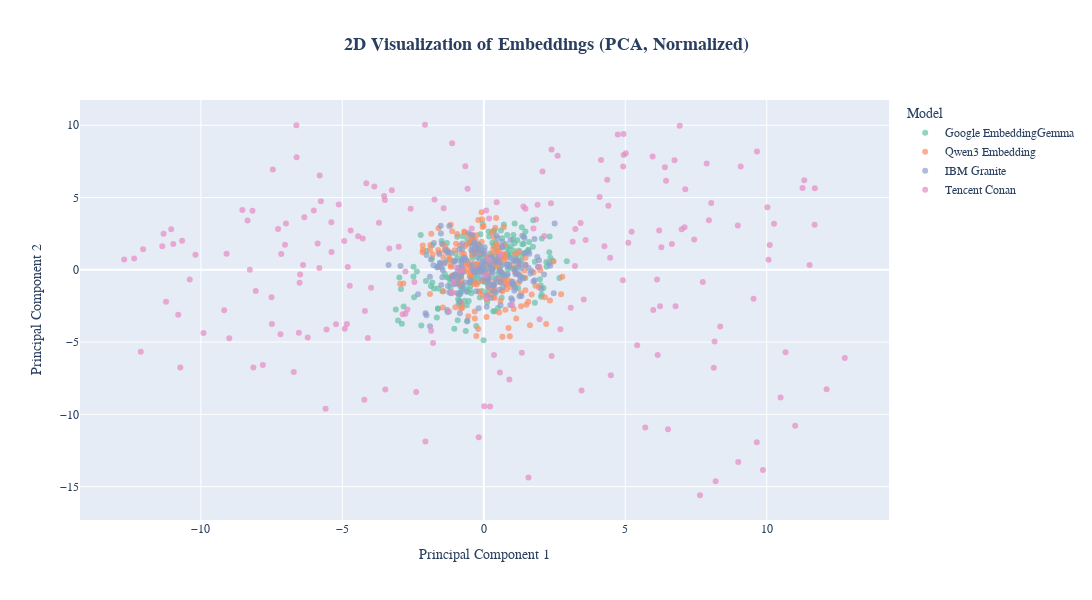

The code cell stored with this chart in its notebook:
### Code cell
# Example 1: Combined visualization with normalization (PCA)
print("=" * 80)
print("METHOD 1: Combined PCA with Normalization")
print("=" * 80)

visualize_multiple_embeddings_improved(
    [embeddings_google, embeddings_qwen, embeddings_ibm, embeddings_tencent],
    ["Google EmbeddingGemma", "Qwen3 Embedding", "IBM Granite", "Tencent Conan"],
    quotes=quotes,
    method="pca",
)

### Figure 1 — Plotly figure (JSON) as saved in the notebook; plotly's stock layout.template omitted (floating-point values rounded to 4 significant figures; data arrays with more than 128 entries replaced by an {"elided": "..."} marker saying what was removed)
{"data": [{"customdata": {"elided": "200x2 str values"}, "hovertemplate": "Model=%{customdata[1]}<br>Principal Component 1=%{x:.3f}<br>Principal Component 2=%{y:.3f}<br>Quote=%{customdata[0]}<extra></extra>", "legendgroup": "Google EmbeddingGemma", "marker": {"color": "rgb(102,194,165)", "opacity": 0.7, "size": 6, "symbol": "circle"}, "mode": "markers", "name": "Google EmbeddingGemma", "orientation": "v", "showlegend": true, "type": "scatter", "x": {"elided": "200 float values"}, "xaxis": "x", "y": {"elided": "200 float values"}, "yaxis": "y"}, {"customdata": {"elided": "200x2 str values"}, "hovertemplate": "Model=%{customdata[1]}<br>Principal Component 1=%{x:.3f}<br>Principal Component 2=%{y:.3f}<br>Quote=%{customdata[0]}<extra></extra>", "legendgroup": "Qwen3 Embedding", "marker": {"color": "rgb(252,141,98)", "opacity": 0.7, "size": 6, "symbol": "circle"}, "mode": "markers", "name": "Qwen3 Embedding", "orientation": "v", "showlegend": true, "type": "scatter", "x": {"elided": "200 float values"}, "xaxis": "x", "y": {"elided": "200 float values"}, "yaxis": "y"}, {"customdata": {"elided": "200x2 str values"}, "hovertemplate": "Model=%{customdata[1]}<br>Principal Component 1=%{x:.3f}<br>Principal Component 2=%{y:.3f}<br>Quote=%{customdata[0]}<extra></extra>", "legendgroup": "IBM Granite", "marker": {"color": "rgb(141,160,203)", "opacity": 0.7, "size": 6, "symbol": "circle"}, "mode": "markers", "name": "IBM Granite", "orientation": "v", "showlegend": true, "type": "scatter", "x": {"elided": "200 float values"}, "xaxis": "x", "y": {"elided": "200 float values"}, "yaxis": "y"}, {"customdata": {"elided": "200x2 str values"}, "hovertemplate": "Model=%{customdata[1]}<br>Principal Component 1=%{x:.3f}<br>Principal Component 2=%{y:.3f}<br>Quote=%{customdata[0]}<extra></extra>", "legendgroup": "Tencent Conan", "marker": {"color": "rgb(231,138,195)", "opacity": 0.7, "size": 6, "symbol": "circle"}, "mode": "markers", "name": "Tencent Conan", "orientation": "v", "showlegend": true, "type": "scatter", "x": {"elided": "200 float values"}, "xaxis": "x", "y": {"elided": "200 float values"}, "yaxis": "y"}], "layout": {"font": {"family": "Arial, sans-serif", "size": 12}, "height": 600, "legend": {"title": {"text": "Model"}, "tracegroupgap": 0}, "title": {"font": {"family": "Arial, sans-serif", "size": 18}, "text": "<b>2D Visualization of Embeddings (PCA, Normalized)</b>", "x": 0.5, "xanchor": "center"}, "width": 1200, "xaxis": {"anchor": "y", "domain": [0, 1], "title": {"text": "Principal Component 1"}}, "yaxis": {"anchor": "x", "domain": [0, 1], "title": {"text": "Principal Component 2"}}}}
